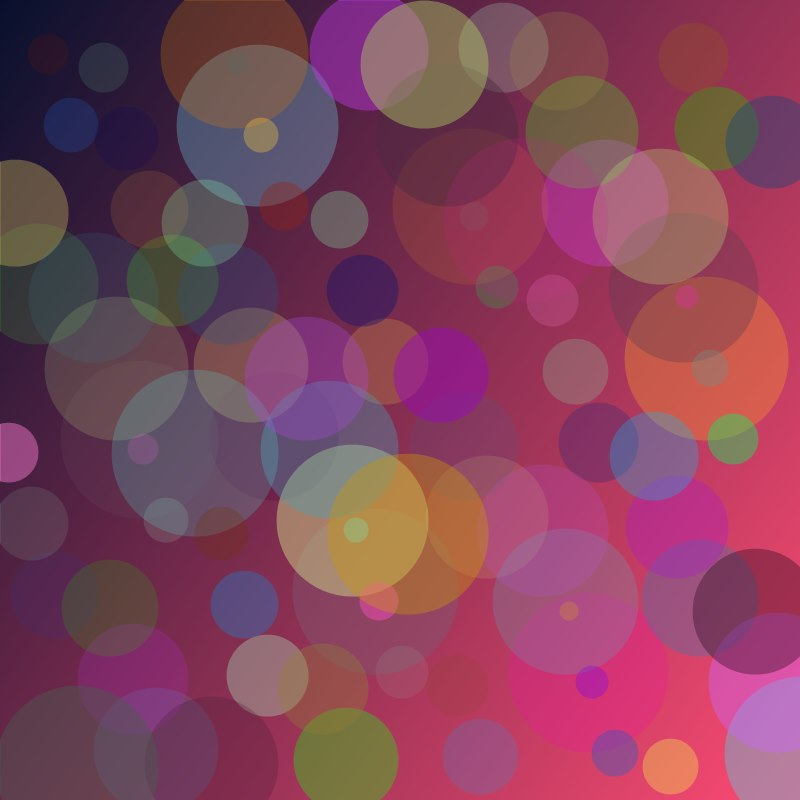
#> input picture test/fixtures/zshow_frames/gradient_a.jpg, 800 x 800 px
$ python png_to_lvgl.py ../test/fixtures/zshow_frames/gradient_a.jpg out.png
#> lines starting #> are read from the running program, lines starting #| are printed output that depends on the picture; after the words box and inside, x2 and y2 are one past the last pixel; in counts of white or black regions, pixels touching at a corner belong together
#!/usr/bin/env python3
# Конвертер PNG -> LVGL C-array (RGB565, LV_IMG_CF_TRUE_COLOR), 480x480 круглый.
import sys
from PIL import Image, ImageDraw, ImageChops

SRC = sys.argv[1] if len(sys.argv) > 1 else r"d:\znachok_dima_bmw\bmw logo.png"
OUT = sys.argv[2] if len(sys.argv) > 2 else r"d:\znachok_dima_bmw\src\bmw_logo.c"
NAME = "bmw_logo"
SIZE = 480

im = Image.open(SRC).convert("RGBA")

# 1) плотный кроп по содержимому (по альфе, иначе по отличию от белого)
alpha = im.getchannel("A")
#> alpha: PIL image 800x800 L; every value is 255
bbox = alpha.getbbox() if alpha.getextrema()[0] < 255 else None
#> bbox = None
if bbox is None:
    rgb = Image.alpha_composite(Image.new("RGBA", im.size, (255, 255, 255, 255)), im).convert("RGB")
#> rgb is the input picture: PIL image 800x800 RGB; mean R, G, B 131.1, 68.6, 92.4
    diff = ImageChops.difference(rgb, Image.new("RGB", im.size, (255, 255, 255)))
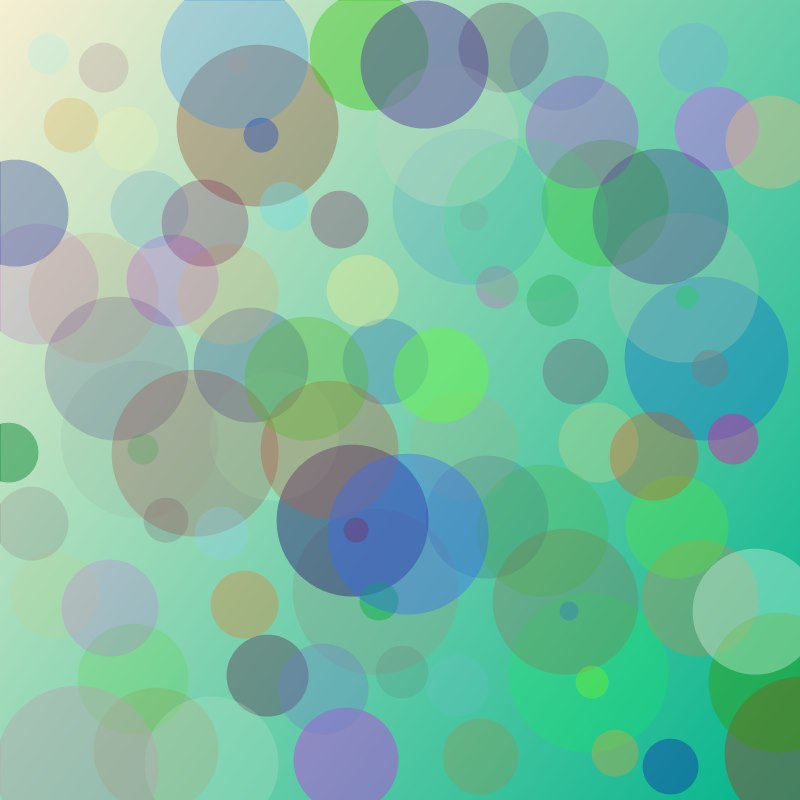
#> diff: PIL image 800x800 RGB; mean R, G, B 123.9, 186.4, 162.6
    bbox = diff.getbbox()
#> bbox = (0, 0, 800, 800)
im = im.crop(bbox)

# 2) в квадрат (по большей стороне), центрируем
w, h = im.size
#> w = 800; h = 800
s = max(w, h)
#> s = 800
sq = Image.new("RGBA", (s, s), (0, 0, 0, 0))
#> sq: PIL image 800x800 RGBA; every value is 0
sq.paste(im, ((s - w) // 2, (s - h) // 2))
im = sq.resize((SIZE, SIZE), Image.LANCZOS)
#> im: PIL image 480x480 RGBA

# 3) на чёрный фон + круглая маска (углы в чёрный)
canvas = Image.new("RGB", (SIZE, SIZE), (0, 0, 0))
#> canvas: PIL image 480x480 RGB; every value is 0
canvas.paste(im, (0, 0), im)
mask = Image.new("L", (SIZE, SIZE), 0)
#> mask: PIL image 480x480 L; every value is 0
ImageDraw.Draw(mask).ellipse((0, 0, SIZE - 1, SIZE - 1), fill=255)
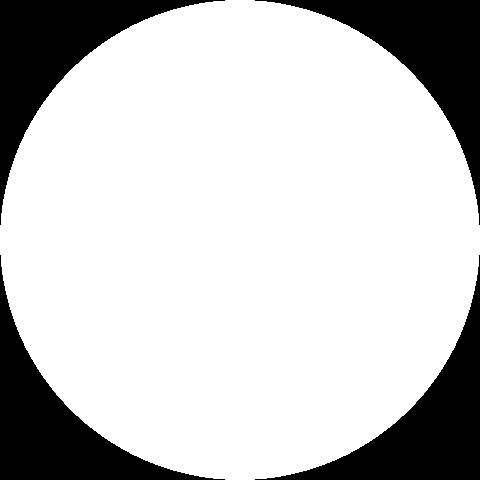
#> mask: PIL image 480x480 L; 78.5% white; 4 black regions, box (x1, y1, x2, y2) and area: (0, 0, 225, 225) 12380, (255, 0, 480, 225) 12380, (0, 255, 225, 480) 12380, (255, 255, 480, 480) 12380
black = Image.new("RGB", (SIZE, SIZE), (0, 0, 0))
img = Image.composite(canvas, black, mask)
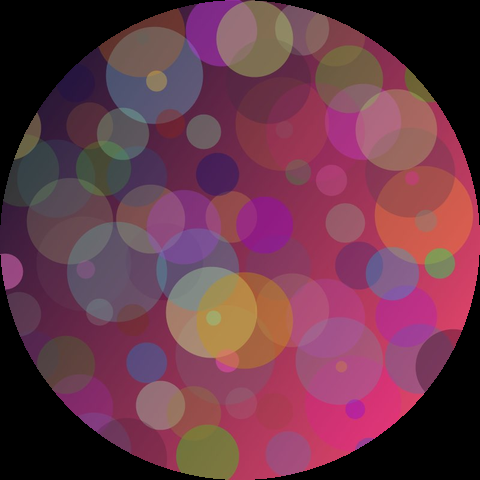
#> img: PIL image 480x480 RGB; mean R, G, B 105.1, 56, 73.7

# 4) RGB565 little-endian (LV_COLOR_DEPTH=16, LV_COLOR_16_SWAP=0)
px = img.load()
data = bytearray()
for y in range(SIZE):
    for x in range(SIZE):
        r, g, b = px[x, y]
        v = ((r & 0xF8) << 8) | ((g & 0xFC) << 3) | (b >> 3)
        data += bytes((v & 0xFF, (v >> 8) & 0xFF))

# 5) C-файл LVGL
with open(OUT, "w") as f:
    f.write('#include "lvgl.h"\n\n')
    f.write(f"static const uint8_t {NAME}_map[] = {{\n")
    for i in range(0, len(data), 16):
        f.write("  " + ",".join(f"0x{b:02x}" for b in data[i:i+16]) + ",\n")
#> this loop made 28800 passes
#> i on passes 2 to 4: 16, 32, 48
    f.write("};\n\n")
    f.write(f"const lv_img_dsc_t {NAME} = {{\n")
    f.write("  .header.cf = LV_IMG_CF_TRUE_COLOR,\n")
    f.write("  .header.always_zero = 0,\n  .header.reserved = 0,\n")
    f.write(f"  .header.w = {SIZE},\n  .header.h = {SIZE},\n")
    f.write(f"  .data_size = {SIZE*SIZE*2},\n")
    f.write(f"  .data = {NAME}_map,\n}};\n")

print(f"wrote {OUT} ({len(data)} bytes image data)")
#| wrote out.png (460800 bytes image data)
